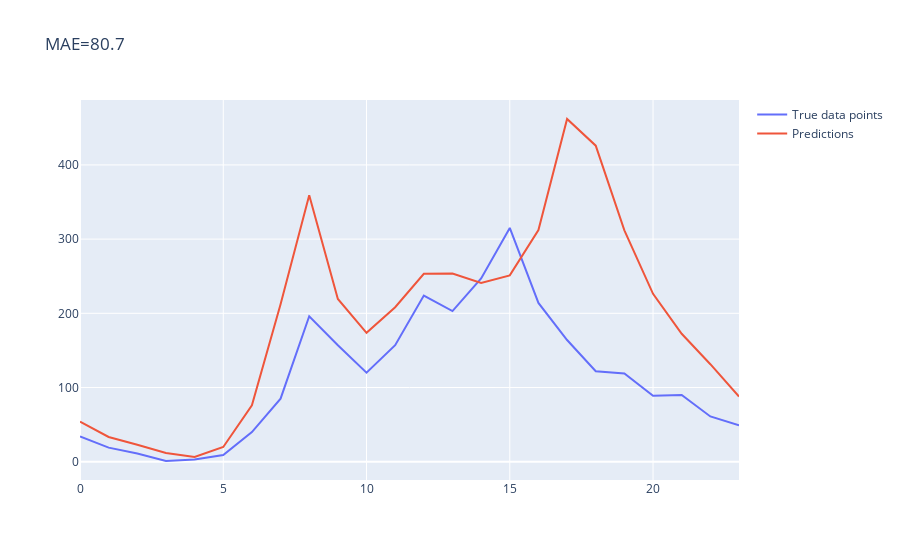

The notebook cell this image was saved under:
### Code cell
train, test = df[0:-24], df[-24:]
avg_vals = train.groupby('hr')['cnt'].mean()
test = test.assign(pred2=test['hr'].map(avg_vals))
plot_test_vs_predictions(test, 
                        'cnt',
                        'pred2')

### Figure 1 — Plotly figure (JSON) as saved in the notebook; plotly's stock layout.template omitted (floating-point values rounded to 4 significant figures)
{"data": [{"name": "True data points", "type": "scatter", "y": [34, 19, 11, 1, 3, 9, 40, 85, 196, 157, 120, 157, 224, 203, 247, 315, 214, 164, 122, 119, 89, 90, 61, 49]}, {"name": "Predictions", "type": "scatter", "y": [53.93, 33.4, 22.89, 11.74, 6.358, 19.91, 76.09, 212.2, 359.2, 219.4, 173.7, 208.2, 253.4, 253.7, 240.9, 251.1, 312.1, 461.9, 425.9, 311.8, 226.2, 172.4, 131.4, 87.88]}], "layout": {"title": {"text": "MAE=80.7"}}}
